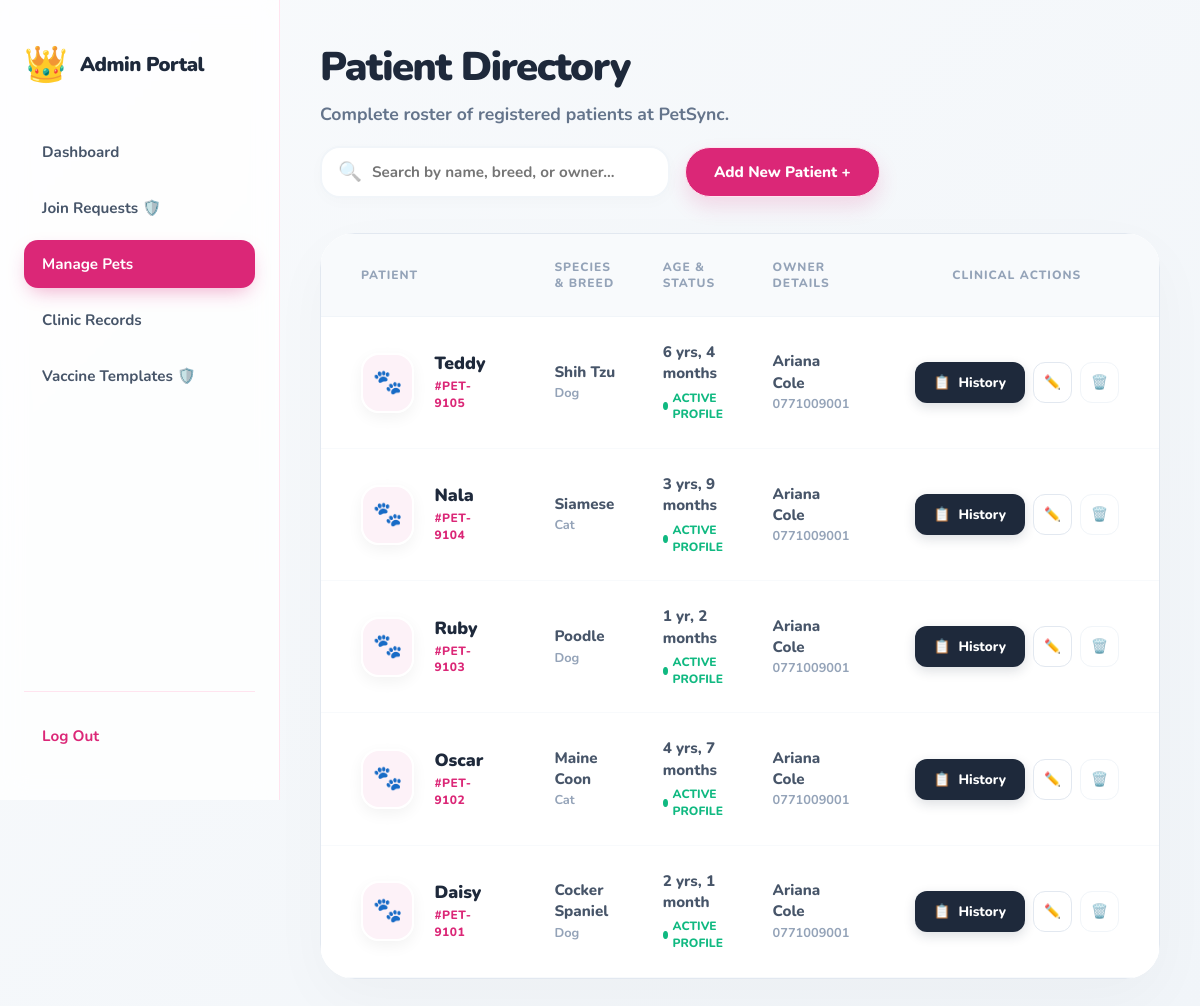
The page /public/index.php?url=pet/listPets (signed in) on the database its author committed.
### tables this page shows
CREATE TABLE `pets` (
  `id` int(11) NOT NULL AUTO_INCREMENT,
  `owner_id` int(11) DEFAULT NULL,
  `name` varchar(100) NOT NULL,
  `type` varchar(50) NOT NULL COMMENT 'e.g., Dog, Cat, Bird',
  `breed` varchar(100) NOT NULL,
  `age` int(10) unsigned NOT NULL,
  `dob` date DEFAULT NULL,
  `owner_name` varchar(100) DEFAULT NULL,
  `owner_phone` varchar(20) DEFAULT NULL,
  `photo` varchar(255) DEFAULT NULL,
  `created_at` datetime NOT NULL DEFAULT CURRENT_TIMESTAMP,
  `updated_at` datetime NOT NULL DEFAULT CURRENT_TIMESTAMP ON UPDATE CURRENT_TIMESTAMP,
  PRIMARY KEY (`id`),
  KEY `fk_pets_owner` (`owner_id`),
  CONSTRAINT `fk_pets_owner` FOREIGN KEY (`owner_id`) REFERENCES `users` (`id`) ON DELETE CASCADE
);

### core/Auth.php (called while the page is built, shortened)
<?php
class Auth {
    public static function role(): string {
        return $_SESSION['user_role'] ?? '';
    }
}

### core/controller.php (called while the page is built, shortened)
<?php
class Controller {
    public function view($view, $data = []) {
        extract($data);
        require_once "../app/views/$view.php";
    }
    public function model($model) {
        return new $model();
    }
}

### app/controllers/PetController.php (called while the page is built, shortened)
<?php
class PetController extends Controller {
    public function listPets() {
        $petModel = $this->model('PetModel');
        if (Auth::role() === 'owner') {
            $pets = $petModel->getPetsByOwner($_SESSION['user_id']);
        } else {
            $pets = $petModel->getAllPets();
        }
        $data = [
            'pets' => $pets
        ];
        $this->view('pets/list', $data);
    }
}

### public/index.php (called while the page is built, shortened)
<?php
require_once "../core/Controller.php";
require_once "../core/Database.php";
require_once "../core/Auth.php";
$url = $_GET['url'] ?? 'home/index';
$url = explode('/', $url);
$method         = $url[1] ?? 'index';
$controller = new $controllerName();
$params = array_slice($url, 2);
call_user_func_array([$controller, $method], $params);

### core/database.php (called while the page is built, shortened)
<?php
class Database {
    public function __construct() {
        $this->conn = new mysqli("localhost", "root", "", "pet_clinic");
    }
}

### app/models/PetModel.php (called while the page is built, shortened)
<?php
class PetModel {
    private $db;
    public function __construct() {
        $this->db = new Database();
    }
    public function getAllPets(): array {
        $query = "
            SELECT p.id, p.name, p.type, p.breed, p.age, p.dob, p.photo, p.owner_name, p.owner_phone,
                   u.first_name AS owner_first_name, u.last_name AS owner_last_name, u.phone AS owner_phone_user
            FROM pets p
            LEFT JOIN users u ON p.owner_id = u.id
            ORDER BY p.created_at DESC
        ";
        $result = $this->db->conn->query($query);
        $pets = [];
        if ($result && $result->num_rows > 0) {
            while ($row = $result->fetch_assoc()) {
                $row['age'] = $this->calculateAgeFromDob($row['dob'], $row['age']);
                $pets[] = $row;
            }
        }
        return $pets;
    }
    private function calculateAgeFromDob(?string $dob, $fallbackAge): string {
        try {
            $birthDate = new DateTime($dob);
            $today = new DateTime('today');
            $diff = $birthDate->diff($today);
            $y = $diff->y;
            $m = $diff->m;
            if ($y > 0) {
                if ($m > 0) {
                    return $y . ($y == 1 ? ' yr, ' : ' yrs, ') . $m . ($m == 1 ? ' month' : ' months');
                }
                return $y . ($y == 1 ? ' yr' : ' yrs');
            }
            return 'Newborn';
        } catch (Exception $e) {
            return $fallbackAge . ' yrs';
        }
    }
}

### app/views/pets/list.php (the view, shortened to what this page needs)
<?php
$userRole = Auth::role();
$hasSidebar = in_array($userRole, ['vet', 'admin', 'owner', 'nurse']);
require_once __DIR__ . '/../../views/layouts/header.php';
?>
<?php if ($hasSidebar): ?>
<div class="dashboard-wrapper" style="background: linear-gradient(135deg, #f8fafc 0%, #f1f5f9 100%); min-height: 100vh;">
    <?php
    if ($userRole === 'vet') {
        require_once __DIR__ . '/../../views/layouts/vet_sidebar.php';
    } elseif ($userRole === 'admin') {
        require_once __DIR__ . '/../../views/layouts/admin_sidebar.php';
    } elseif ($userRole === 'nurse') {
        require_once __DIR__ . '/../../views/layouts/nurse_sidebar.php';
    } else {
        require_once __DIR__ . '/../../views/layouts/owner_sidebar.php';
    }
    ?>
    <main class="main-content" style="padding: 40px; max-width: 1700px; margin: 0 auto; width: 100%;">
<?php endif; ?>
<div style="display: flex; flex-direction: column; gap: 35px;">
    <header style="display: flex; justify-content: space-between; align-items: flex-end; flex-wrap: wrap; gap: 20px;">
        <div>
            <h1 style="margin: 0; font-size: 2.5rem; font-weight: 900; color: #1e293b; letter-spacing: -1.5px;">Patient <span class="text-pink-600">Directory</span></h1>
            <p style="margin: 8px 0 0; color: #64748b; font-weight: 700; font-size: 1.1rem;">Complete roster of registered patients at PetSync.</p>
        </div>
        <div style="display: flex; gap: 15px; align-items: center;">
            <div style="position: relative; width: 350px;">
                <input type="text" id="patient-dir-search" placeholder="Search by name, breed, or owner..." style="width: 100%; padding: 14px 20px 14px 50px; border-radius: 20px; border: 2px solid #f1f5f9; background: white; font-weight: 700; box-shadow: 0 4px 15px rgba(0,0,0,0.02); outline: none; transition: all 0.3s;">
                <span style="position: absolute; left: 18px; top: 50%; transform: translateY(-50%); font-size: 1.2rem; opacity: 0.4;">🔍</span>
            </div>
            <a href="?url=pet/addPet" class="btn-pill" style="padding: 14px 28px; background: #db2777; color: white; box-shadow: 0 10px 20px rgba(219, 39, 119, 0.15);">Add New Patient +</a>
        </div>
    </header>
    <div class="card" style="width: 100%; max-width: none; border-radius: 35px; border: none; box-shadow: 0 20px 60px rgba(0,0,0,0.03); background: white; overflow: hidden;">
        <div class="card-body" style="padding: 0;">
            <?php if (empty($pets)): ?>
                <div style="padding: 100px 40px; text-align: center;">
                    <div style="font-size: 5rem; margin-bottom: 25px; opacity: 0.2;">🐾</div>
                    <h2 style="color: #1e293b; font-weight: 900;">Directory is Clear</h2>
                    <p style="color: #64748b; font-weight: 600; font-size: 1.1rem; margin-bottom: 30px;">No patients are currently registered in the system.</p>
                    <a href="?url=pet/addPet" class="btn-pill" style="display: inline-block;">Register First Patient</a>
                </div>
            <?php else: ?>
                <div class="table-responsive">
                    <table class="table" style="width: 100%; border-collapse: separate; border-spacing: 0;">
                        <thead>
                            <tr style="background: #f8fafc;">
                                <th style="padding: 25px 40px; color: #94a3b8; font-weight: 800; text-transform: uppercase; font-size: 0.75rem; letter-spacing: 1px; border-bottom: 1px solid #f1f5f9;">Patient</th>
                                <th style="padding: 25px 20px; color: #94a3b8; font-weight: 800; text-transform: uppercase; font-size: 0.75rem; letter-spacing: 1px; border-bottom: 1px solid #f1f5f9;">Species & Breed</th>
                                <th style="padding: 25px 20px; color: #94a3b8; font-weight: 800; text-transform: uppercase; font-size: 0.75rem; letter-spacing: 1px; border-bottom: 1px solid #f1f5f9;">Age & Status</th>
                                <?php if (Auth::role() !== 'owner'): ?>
                                    <th style="padding: 25px 20px; color: #94a3b8; font-weight: 800; text-transform: uppercase; font-size: 0.75rem; letter-spacing: 1px; border-bottom: 1px solid #f1f5f9;">Owner Details</th>
                                <?php endif; ?>
                                <th style="padding: 25px 40px; color: #94a3b8; font-weight: 800; text-transform: uppercase; font-size: 0.75rem; letter-spacing: 1px; border-bottom: 1px solid #f1f5f9; text-align: center;">Clinical Actions</th>
                            </tr>
                        </thead>
                        <tbody>
                            <?php foreach ($pets as $pet): ?>
                                <tr class="directory-row" style="transition: all 0.3s; cursor: default;">
                                    <td style="padding: 25px 40px; border-bottom: 1px solid #f8fafc;">
                                        <div style="display: flex; align-items: center; gap: 20px;">
                                            <div style="width: 60px; height: 60px; border-radius: 18px; overflow: hidden; box-shadow: 0 5px 15px rgba(0,0,0,0.05); border: 2px solid white;">
                                                <?php if (!empty($pet['photo'])): ?>
                                                    <img src="/pet_clinic/public/<?php echo htmlspecialchars($pet['photo']); ?>" style="width: 100%; height: 100%; object-fit: cover;" alt="Pet">
                                                <?php else: ?>
                                                    <div style="width: 100%; height: 100%; background: #fdf2f8; display: flex; align-items: center; justify-content: center; font-size: 1.5rem;">🐾</div>
                                                <?php endif; ?>
                                            </div>
                                            <div>
                                                <div style="font-weight: 900; color: #1e293b; font-size: 1.1rem; line-height: 1.2;" class="search-target-name"><?php echo htmlspecialchars($pet['name']); ?></div>
                                                <div style="font-size: 0.75rem; font-weight: 800; color: #db2777; margin-top: 4px; text-transform: uppercase; letter-spacing: 0.5px;">#PET-<?php echo str_pad($pet['id'], 4, '0', STR_PAD_LEFT); ?></div>
                                            </div>
                                        </div>
                                    </td>
                                    <td style="padding: 25px 20px; border-bottom: 1px solid #f8fafc;">
                                        <div style="font-weight: 800; color: #475569; font-size: 0.95rem;" class="search-target-breed"><?php echo htmlspecialchars($pet['breed'] ?? 'Unknown Breed'); ?></div>
                                        <div style="font-size: 0.8rem; font-weight: 700; color: #94a3b8; margin-top: 2px;"><?php echo ucfirst(htmlspecialchars($pet['type'])); ?></div>
                                    </td>
                                    <td style="padding: 25px 20px; border-bottom: 1px solid #f8fafc;">
                                        <div style="font-weight: 800; color: #475569; font-size: 0.95rem;"><?php echo htmlspecialchars($pet['age']); ?></div>
                                        <div style="display: flex; align-items: center; gap: 5px; margin-top: 5px;">
                                            <span style="width: 8px; height: 8px; border-radius: 50%; background: #10b981;"></span>
                                            <span style="font-size: 0.75rem; font-weight: 800; color: #10b981; text-transform: uppercase;">Active Profile</span>
                                        </div>
                                    </td>
                                    <?php if (Auth::role() !== 'owner'): ?>
                                        <td style="padding: 25px 20px; border-bottom: 1px solid #f8fafc;">
                                            <div style="font-weight: 800; color: #475569; font-size: 0.95rem;" class="search-target-owner">
                                                <?php
                                                $displayOwnerName = !empty($pet['owner_name']) ? $pet['owner_name'] : trim(($pet['owner_first_name']??'') . ' ' . ($pet['owner_last_name']??''));
                                                echo htmlspecialchars($displayOwnerName ?: 'General Public');
                                                ?>
                                            </div>
                                            <div style="font-size: 0.8rem; font-weight: 700; color: #94a3b8; margin-top: 2px;">
                                                <?php
                                                $displayOwnerPhone = !empty($pet['owner_phone']) ? $pet['owner_phone'] : ($pet['owner_phone_user'] ?? 'No direct contact');
                                                echo htmlspecialchars($displayOwnerPhone);
                                                ?>
                                            </div>
                                        </td>
                                    <?php endif; ?>
                                    <td style="padding: 25px 40px; border-bottom: 1px solid #f8fafc; text-align: center;">
                                        <div style="display: flex; justify-content: center; gap: 8px;">
                                            <a href="?url=medical/viewHistory&pet_id=<?php echo $pet['id']; ?>" class="action-btn-pill btn-history" title="Medical History">
                                                <span>📋</span> History
                                            </a>
                                            <a href="?url=pet/edit&id=<?php echo $pet['id']; ?>" class="action-btn-pill btn-edit" title="Edit Profile">
                                                <span>✏️</span>
                                            </a>
                                            <a href="?url=pet/delete&id=<?php echo $pet['id']; ?>" class="action-btn-pill btn-delete" title="Remove Patient" onclick="return confirm('Are you sure you want to delete this patient profile?');">
                                                <span>🗑️</span>
                                            </a>
                                        </div>
                                    </td>
                                </tr>
                            <?php endforeach; ?>
                        </tbody>
                    </table>
                </div>
            <?php endif; ?>
        </div>
    </div>
</div>
<?php if ($hasSidebar): ?>
    </main>
</div>
<?php endif; ?>
<?php require_once __DIR__ . '/../../views/layouts/footer.php'; ?>

### rows shown on the page
pets: name "Teddy", id "9105", breed "Shih Tzu", type "Dog", age "6 yrs, 4 months", owner_name "Ariana Cole", owner_phone "0771009001"
pets: name "Nala", id "9104", breed "Siamese", type "Cat", age "3 yrs, 9 months", owner_name "Ariana Cole", owner_phone "0771009001"
pets: name "Ruby", id "9103", breed "Poodle", type "Dog", age "1 yr, 2 months", owner_name "Ariana Cole", owner_phone "0771009001"
pets: name "Oscar", id "9102", breed "Maine Coon", type "Cat", age "4 yrs, 7 months", owner_name "Ariana Cole", owner_phone "0771009001"
pets: name "Daisy", id "9101", breed "Cocker Spaniel", type "Dog", age "2 yrs, 1 month", owner_name "Ariana Cole", owner_phone "0771009001"
